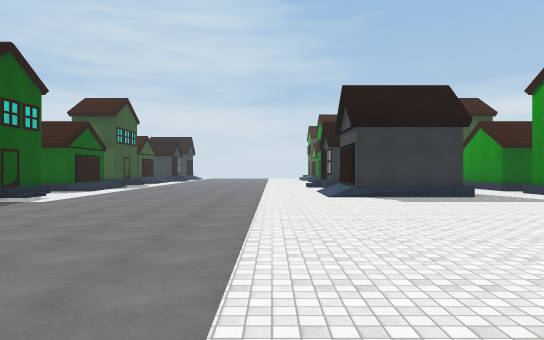
[1] (above)

20 first-person views from a walk through a scene from a Unity 3-D project. The camera is 1.5 m above the floor, looks level and sees 70° across. The floor is counted in squares, 2 m on a side. Each view is taken from the middle of a square. On the plan, view 1 faces up. The plan holds only what a view shows up to about 12 squares ahead; the rest is blank. The place goes on beyond the plan. Surface patterns are stand-ins for the level's own textures.

[2]
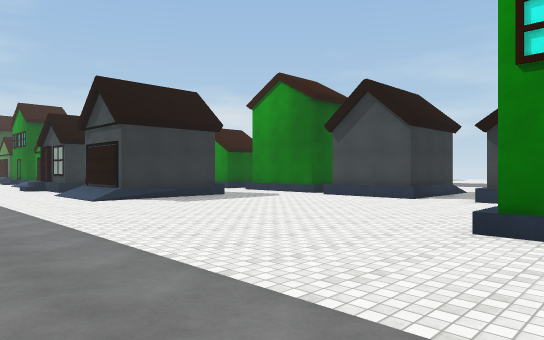

[3]
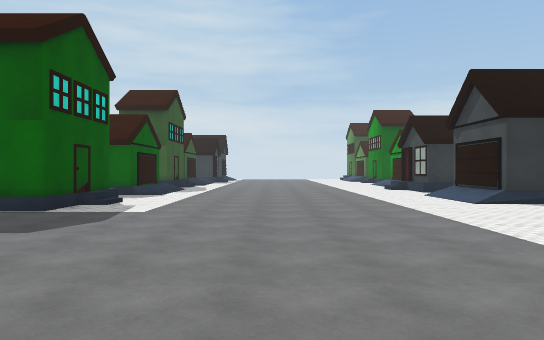

[4]
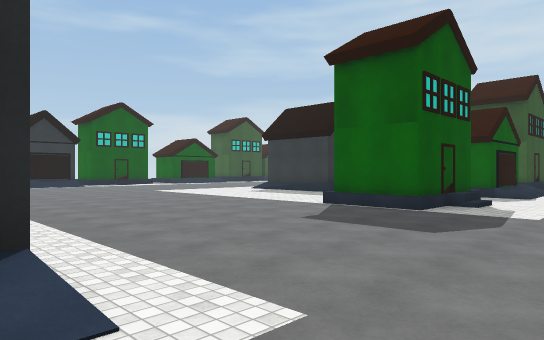

[5]
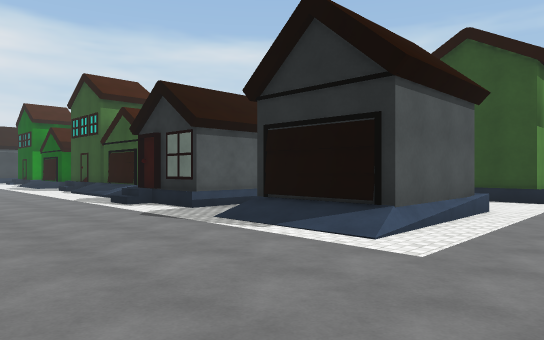

[6]
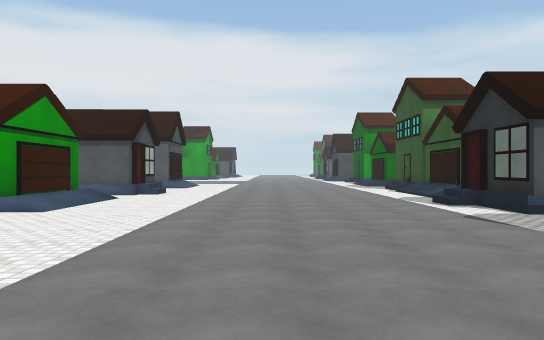

[7]
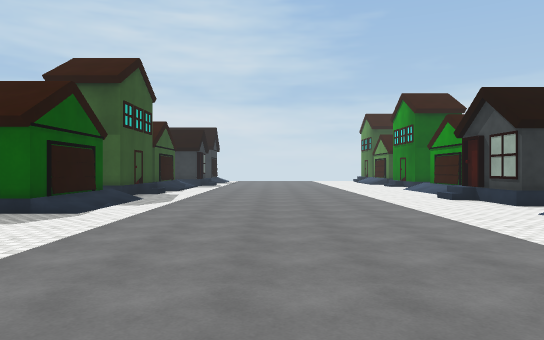

[8]
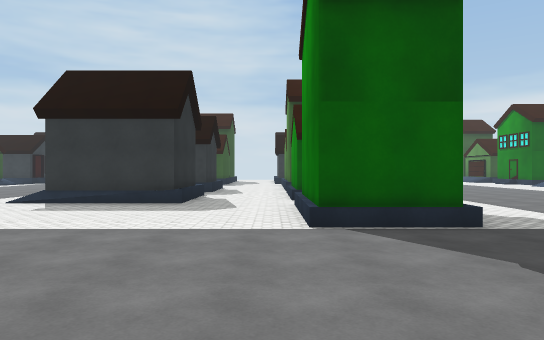

[9]
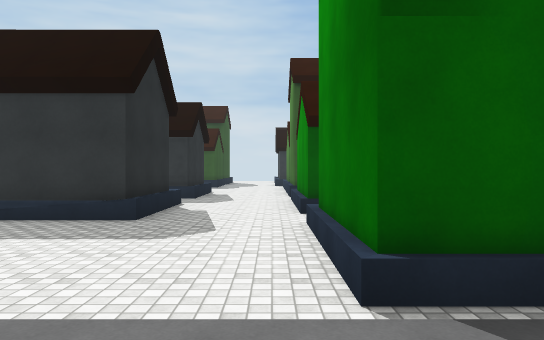

[10]
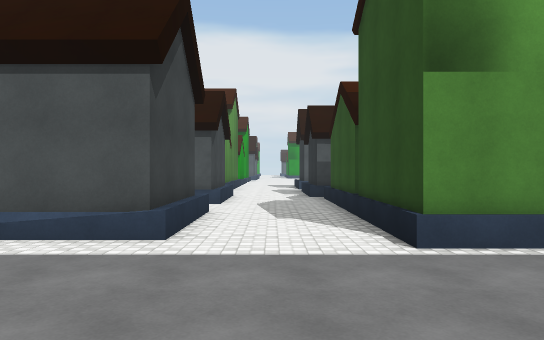

[11]
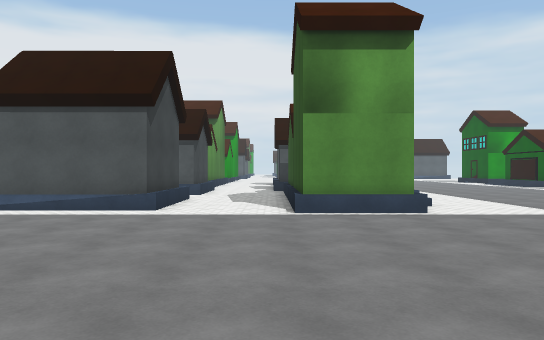

[12]
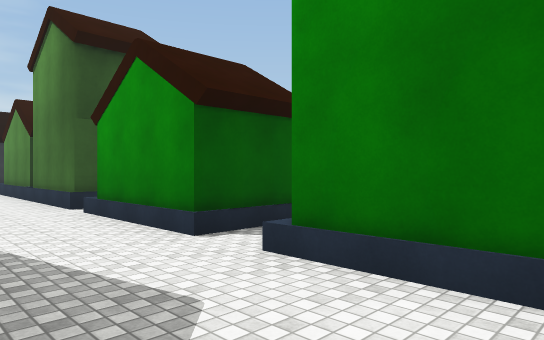

[13]
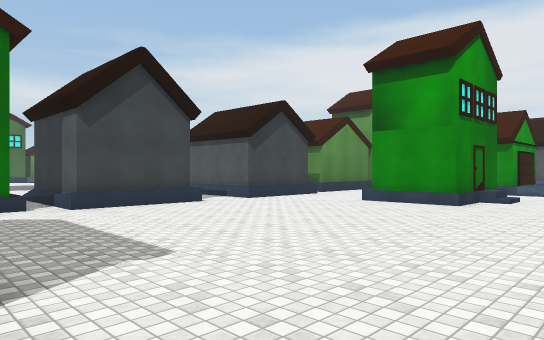

[14]
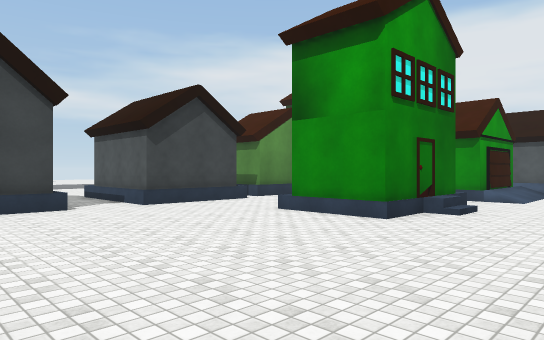

[15]
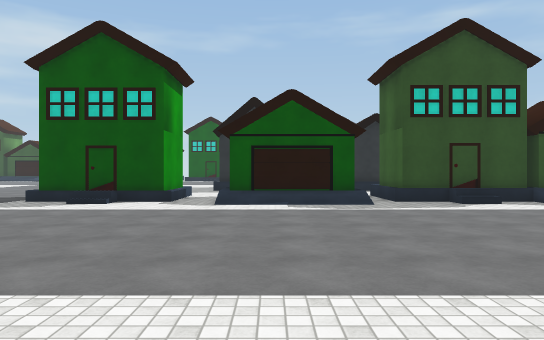

[16]
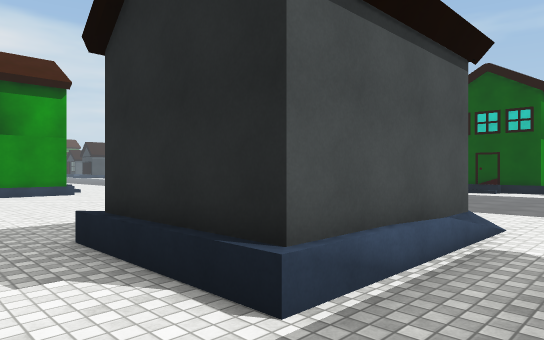

[17]
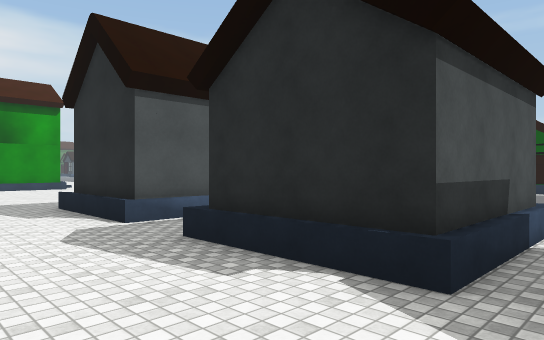

[18]
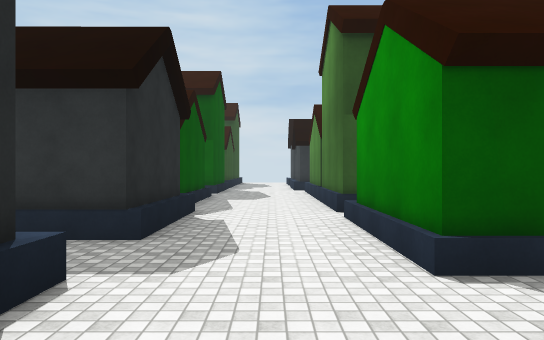

[19]
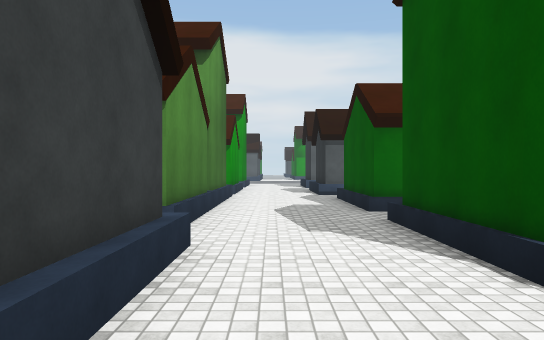

[20]
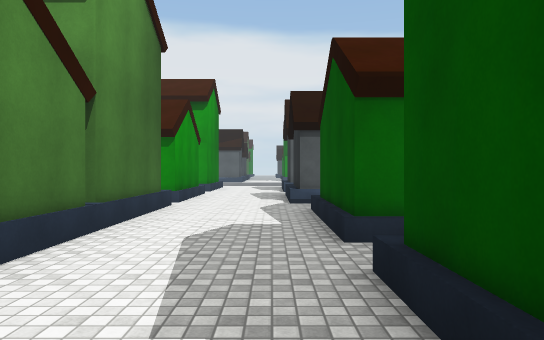

### Floor plan
Key: @ floor where view 1 was taken; # wall or solid block; . floor; / step, stairs or slope; H house.
Columns run from 16 left of view 1 to 11 right of it. Each row starts with its distance up from view 1.
 19     H..##H.........H #...#
 18    HH..##........./HHH...##
 17     ...##/......../# H...
 16     ...##H.........  H...
 15     H..##H...............
 14     H..##/...............#H
 13 /HHHH............./HHH....
 12 .......##H......../#.H...
 11  ......##/......../HHH..
 10   .....##H...............
  9   .........................
  8  .......................HHH#
  7 ........................H
  6 ........................HHH
  5 ...........................
  4 ........................####
  3 ..#H...///..............H
  2 .###...  #/........##H..H
  1    #...  #/........###...
  0    #...HHH/.....@..###...#H
 -1    #...  ........... ....#
 -2    #...HHH...............#
 -3    H...  #.........H #...#
 -4    HH..H H/........###...#
 -5     H..   .........###...#
 -6     H   #H.........  ....#H
 -7         #/........###H... H

Where each view was taken, in squares from view 1:
view 1: 0 up, 0 right, facing up
view 2: 1 up, 2 left, facing up-right
view 3: 2 up, 3 left, facing up
view 4: 2 up, 4 left, facing up-left
view 5: 5 up, 2 left, facing down-left
view 6: 5 up, 2 left, facing down
view 7: 7 up, 3 left, facing up
view 8: 4 up, 10 left, facing up
view 9: 7 up, 10 left, facing up
view 10: 7 up, 11 left, facing down
view 11: 10 up, 12 left, facing down
view 12: 10 up, 12 left, facing up-right
view 13: 11 up, 0 right, facing down-right
view 14: 8 up, 0 right, facing down-right
view 15: 15 up, 2 right, facing left
view 16: 15 up, 7 right, facing down-left
view 17: 19 up, 8 right, facing down-left
view 18: 11 up, 7 right, facing up
view 19: 5 up, 7 right, facing down
view 20: 2 up, 6 right, facing down
